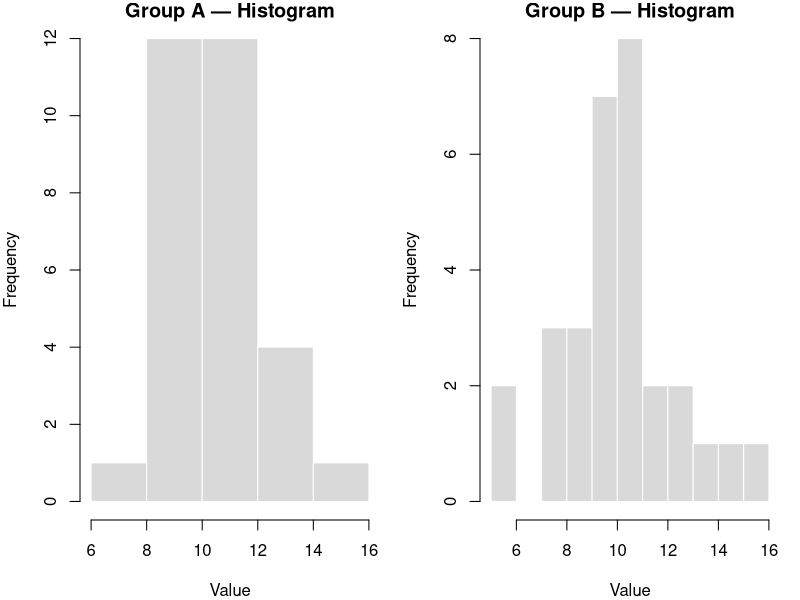
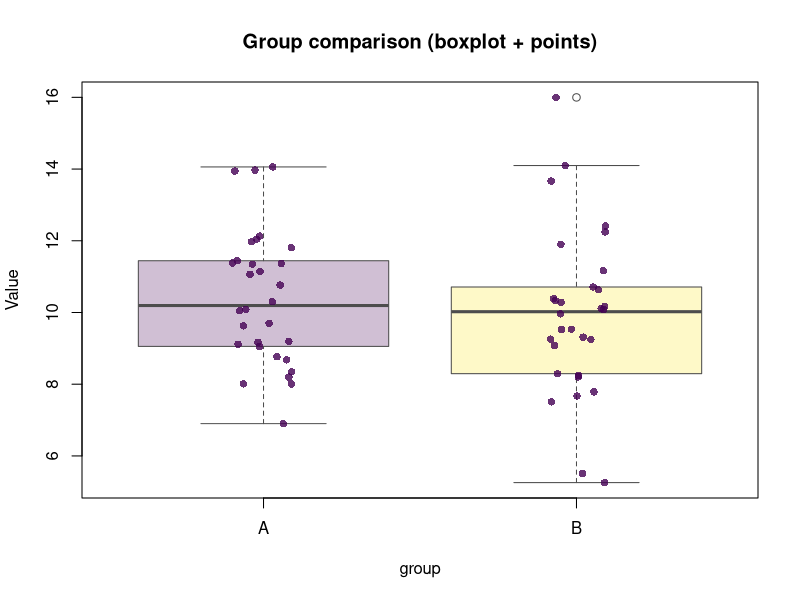
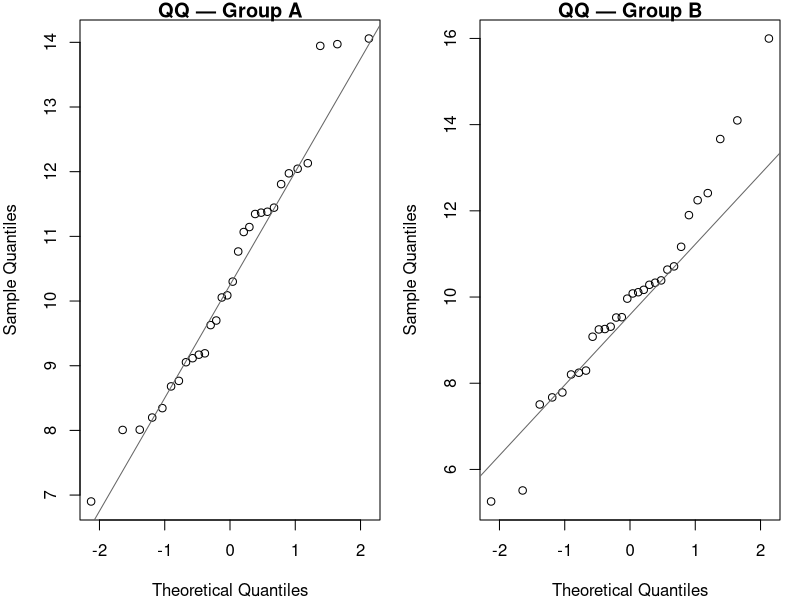
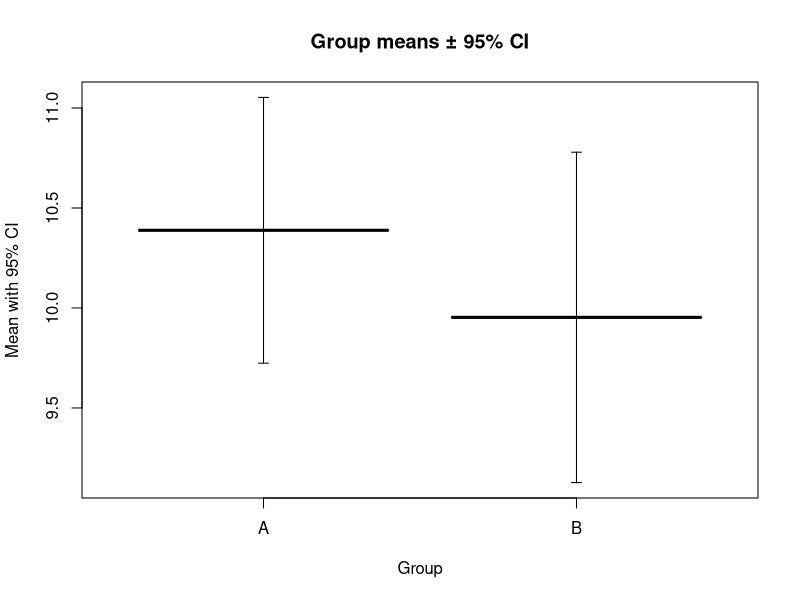
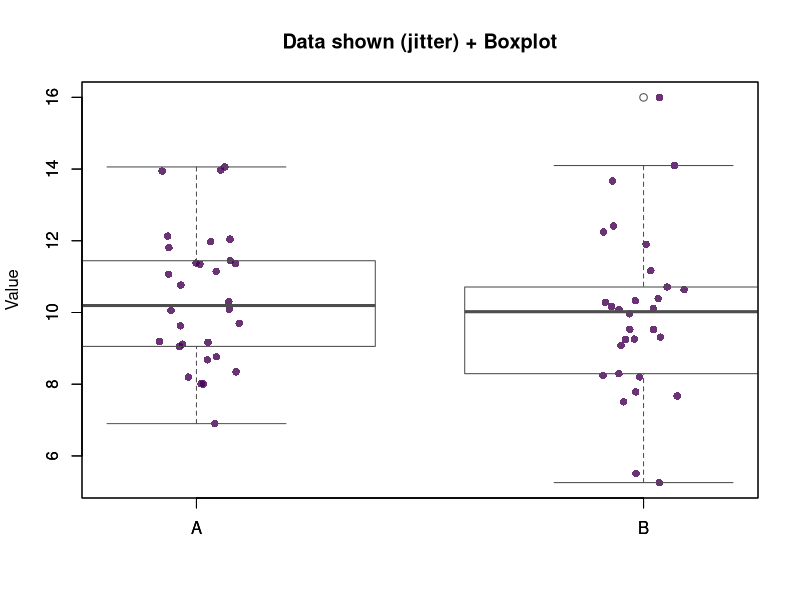

Generate these figures, in order, with R:
## ---- chunk 1
knitr::opts_chunk$set(echo = TRUE, message = FALSE, warning = FALSE, fig.width = 6.5, fig.height = 4.5)
set.seed(8675309)
## ---- chunk 2
n <- 30
grpA <- rnorm(n, mean = 10, sd = 2)
grpB <- rlnorm(n, meanlog = 2.3, sdlog = 0.3)

group <- factor(rep(c("A","B"), each = n))
y <- c(grpA, grpB)

df <- data.frame(group, y, row = seq_len(2*n))
head(df, 6)
## ---- chunk 3
summ <- aggregate(y ~ group, df, function(v) c(n = length(v), mean = mean(v), sd = sd(v)))
summ <- data.frame(group = summ$group, n = summ$y[,"n"], mean = summ$y[,"mean"], sd = summ$y[,"sd"])
summ
## ---- chunk 4
op <- par(mfrow = c(1,2), mar = c(4,4,1,1))
hist(grpA, breaks = "FD", main = "Group A — Histogram", xlab = "Value", col = "gray85", border = "white")
hist(grpB, breaks = "FD", main = "Group B — Histogram", xlab = "Value", col = "gray85", border = "white")
par(op)
## ---- chunk 5
# Choose an accessible palette; fallback if viridisLite is unavailable
cols <- if (requireNamespace("viridisLite", quietly = TRUE)) viridisLite::viridis(2) else c("#2C7BB6", "#D7191C")
boxplot(y ~ group, data = df, main = "Group comparison (boxplot + points)", ylab = "Value", col = adjustcolor(cols, 0.25), border = "gray30")
stripchart(y ~ group, data = df, vertical = TRUE, method = "jitter", pch = 16,
           col = adjustcolor(cols[df$group], 0.8), add = TRUE)
## ---- chunk 6
op <- par(mfrow = c(1,2), mar = c(4,4,1,1))
qqnorm(grpA, main = "QQ — Group A"); qqline(grpA, col = "gray40")
qqnorm(grpB, main = "QQ — Group B"); qqline(grpB, col = "gray40")
par(op)
## ---- chunk 7
shapiro_A <- shapiro.test(grpA)
shapiro_B <- shapiro.test(grpB)
shapiro_A
shapiro_B
## ---- chunk 8
df$y_log <- ifelse(df$y > 0, log(df$y), NA_real_)
# Quick check after transform
by(df$y_log, df$group, function(v) c(n = sum(!is.na(v)), mean = mean(v, na.rm=TRUE), sd = sd(v, na.rm=TRUE)))
## ---- chunk 9
welch_raw <- t.test(y ~ group, data = df)                    # default Welch
welch_log <- t.test(y_log ~ group, data = df, na.action = na.omit)
welch_raw
welch_log
## ---- chunk 10
mw <- wilcox.test(y ~ group, data = df, exact = FALSE)
mw
## ---- chunk 11
hedges_g <- function(x, y){
  nx <- length(x); ny <- length(y)
  sx2 <- var(x); sy2 <- var(y)
  sp <- sqrt(((nx-1)*sx2 + (ny-1)*sy2)/(nx+ny-2))
  g <- (mean(x) - mean(y))/sp
  J <- 1 - 3/(4*(nx+ny)-9)  # small-sample correction
  g * J
}
g_raw <- with(df, hedges_g(y[group=="A"], y[group=="B"]))
g_log <- with(df, hedges_g(y_log[group=="A"], y_log[group=="B"]))
g_raw; g_log

# Means and 95% CI (mean ± 1.96*SE) for illustration
agg <- aggregate(y ~ group, df, function(v) c(mean=mean(v), se=sd(v)/sqrt(length(v))))
agg <- data.frame(group = agg$group, mean = agg$y[, "mean"], se = agg$y[, "se"])
agg$lower <- agg$mean - 1.96*agg$se
agg$upper <- agg$mean + 1.96*agg$se
agg
## ---- chunk 12
plot(agg$group, agg$mean, ylim = range(c(agg$lower, agg$upper)), xlab = "Group", ylab = "Mean with 95% CI",
     pch = 19, main = "Group means ± 95% CI", col = cols)
arrows(x0 = 1:2, y0 = agg$lower, x1 = 1:2, y1 = agg$upper, angle = 90, code = 3, length = 0.05)
## ---- chunk 13
stripchart(y ~ group, data = df, vertical = TRUE, pch = 16, method = "jitter",
           col = adjustcolor(cols[df$group], 0.8), main = "Data shown (jitter) + Boxplot", ylab = "Value")
boxplot(y ~ group, data = df, add = TRUE, border = "gray30", col = NA)
## ---- chunk 14
sessionInfo()
